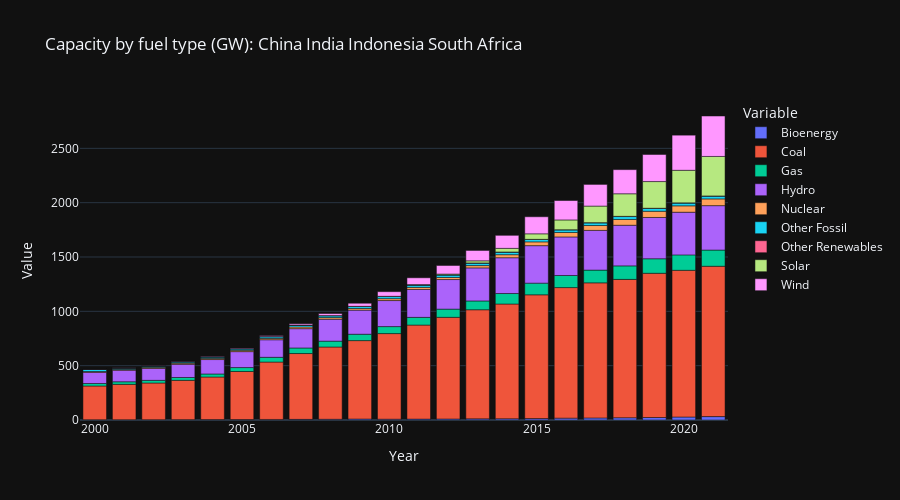
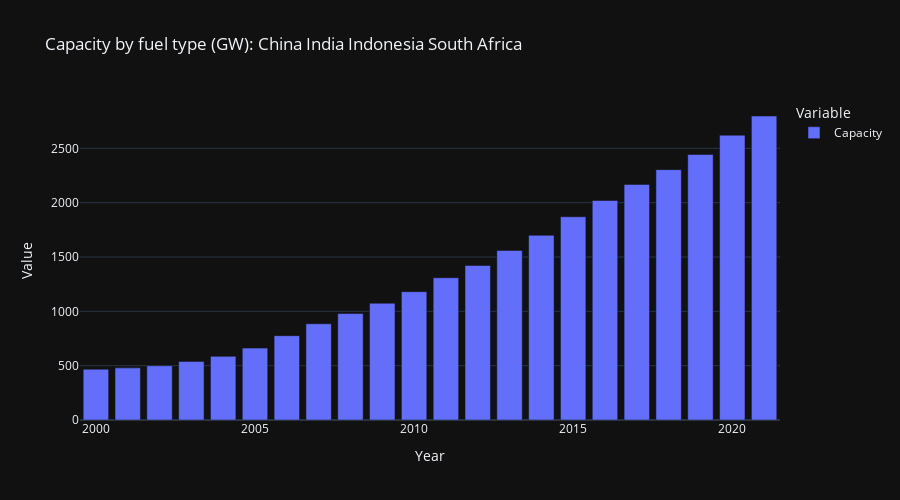
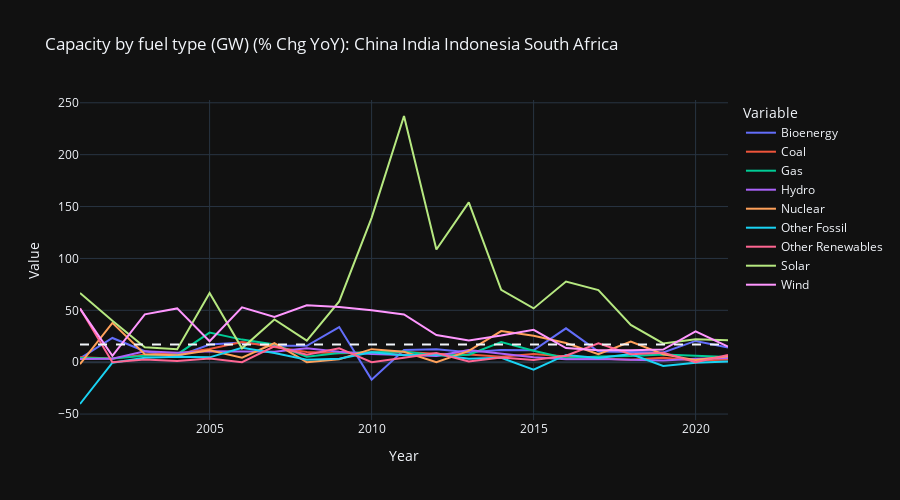
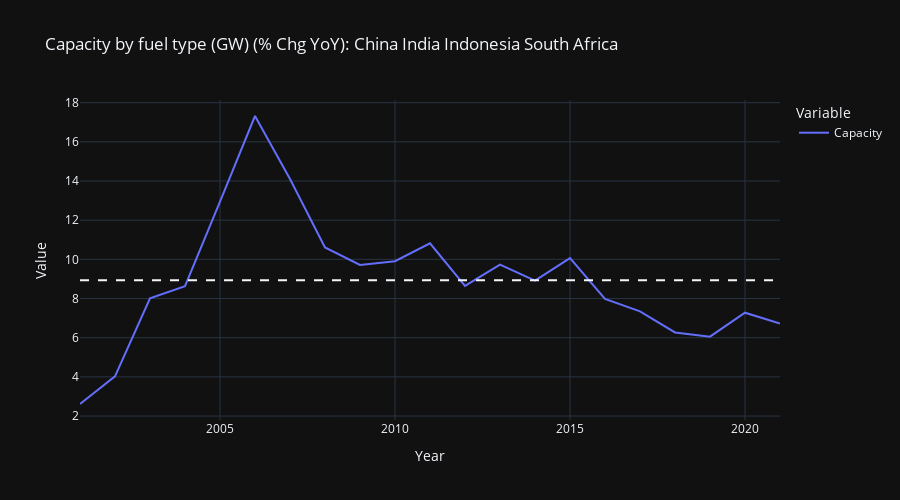

Source (notebook cell) for these figures, in order:
### Code cell
import pandas as pd
import numpy as np # need it to create a logarithmic scale for the geographic map
import plotly_express as px

geo_list = ['China', 'India', 'Indonesia', 'South Africa'] # select cuntries or regions (e.g. 'Europe' and/or 'World') for which to see the data for
data_fields = [
    ['Capacity', 'Fuel', 'GW', 'Capacity by fuel type (GW)'],
    ['Electricity generation', 'Fuel', 'TWh', 'Power generation by fuel type (TWh)'],
    ['Electricity imports', 'Electricity imports', 'TWh', 'Net power imports (TWh)'],
    ['Electricity demand', 'Demand', 'TWh', 'Power demand (TWh)']
    ] # creates list of lists. Each list represents a specific data fueld and its description

def bar_chart_data_func(df, data_fields): # formats and aggregates yearly (i.e. time series) data for selected countries/regions. Returns result as a DataFrame
    df = df[(df['Category']==data_fields[0]) & (df['Subcategory']==data_fields[1]) & (df['Unit']==data_fields[2]) & (df['Area'].isin(geo_list))] # filter rows where values under 'Category' column equal first value in 'data_fields' list (e.g. 'Capacity'), where values under 'Subcategory' column equal second value in 'data_fields' list  (e.g. 'Fuel'), where values under 'Unit' column equal third value in 'data_fields' list  and where 'Area' matches a list of countries provided in 'geo_list' variable
    df = df.groupby(['Variable', 'Year'], group_keys=True, as_index=False)[['Value']].sum() # group fuel types 'Variables' and show it as total sum for selected countries in the 'geo_list'
    return df

def agg_bar_chart_data_func(df, data_fields): # aggregates yearly (i.e. time series) data by fuel type (e.g. Capacity for Wind+Solar+Nuclear) into single value (e.g. total capacity) and returns result as a DataFrame
    df = df.groupby('Year', as_index=False).sum() # aggregates data by fuel type into single value. In the process, removes 'Variable' column
    df['Variable'] = data_fields[0] # adds back 'Variable' column
    return df

def pct_chg_data_func(df): # calculates yearly (i.e. time series) % YoY change time series values based on data calculated using 'bar_chart_data_func()' function and returns result as a DataFrame
    df = df.pivot(index='Year', columns='Variable', values='Value') # moves 'Variable' names to individual columns
    df = df.pct_change()*100 # calculates yearly percentage change
    df = df[1:].reset_index() # removes first row with NaN values and moves 'Year' variable from being index to an individual 'Year' column
    df = df.melt(id_vars=['Year'], value_vars=list(df.columns)[1:], var_name='Variable', value_name='Value') # moves 'Variable' names back to a single column
    return df

def geo_map_data_func(df, data_fields): # formats and aggregates data for all countries for the most current year (i.e. snapshot). Returns result as a DataFrame, to be used later to plot on a geographic map.
    # save ISO3 country codes per country in a DataFrame. ISO3 codes will be used later to create geographical map chart
    df.dropna(subset=['Country code'], inplace=True) # delete all blan (i.e. NaN) entries from 'Country code' column.
    country_names  = list(df['Area'].unique()) # assign unique country names to country_names list
    country_codes = list(df['Country code'].unique()) # assign unique ISO3 country codes to country_codes list
    df_ISO_codes = pd.DataFrame({'Area': country_names, 'Country code': country_codes}) # create 'df_ISO_codes' DataFrame to host country names and their ISO3 codes
    # formats and aggregates data
    df = df[(df['Category']==data_fields[0]) & (df['Subcategory']==data_fields[1]) & (df['Unit']==data_fields[2])] # filter rows where values under 'Category' column equal first value in 'data_fields' list (e.g. 'Capacity'), where values under 'Subcategory' column equal second value in 'data_fields' list  (e.g. 'Fuel'), where values under 'Unit' column equal third value in 'data_fields' list. Downloads data for all countries (but not regions) under the 'Area' column and not just the countries provided in 'geo_list' variable
    df = df.groupby(['Area', 'Year'], group_keys=True, as_index=False)[['Value']].sum() # group total yearly values per country in 'Area' column and show it as total sum for selected countries in the 'geo_list'
    df = pd.merge(df, df_ISO_codes, on ='Area', how ='left').dropna() # add 'ISO3 Code' column to 'df' DataFrame. This will be used later to create a geographic map chart. Also, uses 'dropna()' function to remove NaN values to prevent geographic chart from showing wrong colours due to NaN values.
    df = df.sort_values('Year').groupby('Area').tail(1) # filter to show the latest (by 'Year' column) value per country
    df = df.sort_values('Value') # sort by values
    return df

def geo_bar_chart_data_func(df, geo_list): # formats and aggregates data for selected countries for the most recent year (i.e. snapshot). Returns result as a DataFrame, to be used later to plot on a bar chart.
    df = df[df['Area'].isin(geo_list)]
    return df

def bar_chart_func(df, data_fields, geo_list): # creates yearly (i.e. time series) aggregated bar chart for actual data for countries/regions selected in 'geo_list' variable.
    fig = px.bar(df, 
        x=df['Year'],
        y=df['Value'],
        color=df['Variable'],
        height=500, 
        width=900,
        title=data_fields[3] + ': ' + ' '.join(geo_list),
        # barmode = 'group',
        template='plotly_dark'
        )  # charts the data
    fig.show() # chart aggregated data for selected countries/regions

def pct_chg_line_chart_func(df, data_fields, geo_list): # creates yearly (i.e. time series) bar chart for % YoY change data for countries/regions selected in 'geo_list' variable
    fig = px.line(df, 
        x=df['Year'],
        y=df['Value'],
        color=df['Variable'],
        height=500, 
        width=900,
        title=data_fields[3] + ' (% Chg YoY): ' + ' '.join(geo_list),
        # barmode = 'group',
        template='plotly_dark'
        )  # charts the data
    fig.add_hline(y=df['Value'].describe()[1], line_dash="dash") # adds a vertical average dash line to the chart
    fig.show() # chart aggregated data for selected countries

def geo_map_func(df, data_fields): # creates a geographic map chart for actual data for all countries for the most recent year (i.e. snapshot)
    map_fig = px.choropleth(df, # TODO replace this with 'map_fig = px.choropleth_mapbox(...)' and apply "mapbox_style='carto-positron'" property in order to display country names on a map
                            locations='Country code',
                            projection='orthographic',
                            color=np.log10(df['Value']), # BUG for net imports, sometimes shows in tooltip values for 'Value' field but 'null' for 'color' field.
                            height=500, 
                            width=900,
                            title=data_fields[3] + ': All countries',
                            color_continuous_scale=['green', 'white', 'red'],
                            #color_continuous_scale=px.colors.sequential.Viridis,
                            #color_continuous_scale='Bluered_r',
                            hover_name='Area',
                            hover_data=['Area', 'Value']
    )
    map_fig.show() # plots data for selected countries on a map

def geo_bar_chart_func(df, data_fields, geo_list): # creates bar chart for actual data for countries/regions selected in 'geo_list' variable for the most recent year (i.e. snapshot)
    fig = px.bar(df, 
        x=df['Area'],
        y=df['Value'],
        #color=df['Variable'],
        height=500, 
        width=900,
        title=data_fields[3] + ': ' + ' '.join(geo_list),
        # barmode = 'group',
        template='plotly_dark'
        )  # charts the data
    fig.show() # chart aggregated data for selected countries/regions



df = pd.read_csv('yearly_full_release_long_format-1.csv') # copy content of csv file downloaded from 'https://ember-climate.org/app/uploads/2022/07/yearly_full_release_long_format-1.csv' to 'df' DataFrame
df.drop(['Ember region','EU', 'OECD', 'G20', 'G7', 'YoY absolute change', 'YoY % change'], axis=1, inplace=True) # remove unwanted columns

# run functions

for x in range(len(data_fields)): # loops through list of lists in 'data_fields' column to format and chart the data for each of those lists
    bar_chart_data = bar_chart_data_func(df, data_fields[x]) # function to format and aggregate yearly (i.e. time series) data for selected countries/regions. Then, this function returns result as a DataFrame
    bar_chart = bar_chart_func(bar_chart_data, data_fields[x], geo_list) # function to create a bar chart for yearly (i.e. time series) actual data for countries/regions selected in 'geo_list' variable
    if data_fields[x][1] == 'Fuel': # this condition helps avoid creating duplicate charts for data fields where there is no breakdown by fuel type (e.g. 'Electricity demand' and 'Electricity imports')
        agg_bar_chart_data = agg_bar_chart_data_func(bar_chart_data, data_fields[x]) # function to aggregate yearly (i.e. time series) data by fuel type (e.g. Capacity for Wind+Solar+Nuclear) into single value (e.g. total capacity) and returns result as a DataFrame
        agg_bar_chart = bar_chart_func(agg_bar_chart_data, data_fields[x], geo_list) # function to create a bar chart for aggregated yearly (i.e. time series) actual data for countries/regions selected in 'geo_list' variable
    pct_chg_data = pct_chg_data_func(bar_chart_data) # function to calculate yearly (i.e. time series) % YoY change values based on data calculated previously using 'bar_chart_data_func()' function. Then, this function returns result as a DataFrame
    pct_chg_chart = pct_chg_line_chart_func(pct_chg_data, data_fields[x], geo_list) # function to create a bar chart for yearly (i.e. time series) % YoY change data for countries/regions selected in 'geo_list' variable
    if data_fields[x][1] == 'Fuel': # this condition helps avoid creating duplicate charts for data fields where there is no breakdown by fuel type (e.g. 'Electricity demand' and 'Electricity imports')
        agg_pct_chg_data = pct_chg_data_func(agg_bar_chart_data) # function to calculate yearly (i.e. time series) % YoY change values based on data calculated previously using 'bar_chart_data_func()' function. Then, this function returns result as a DataFrame
        agg_pct_chg_chart = pct_chg_line_chart_func(agg_pct_chg_data, data_fields[x], geo_list) # function to create a bar chart for yearly (i.e. time series) % YoY change data for countries/regions selected in 'geo_list' variable
    geo_map_data = geo_map_data_func(df, data_fields[x]) # function to format and aggregate data for all countries for the most current year (i.e. snapshot). Returns result as a DataFrame, to be used later to plot on a geographic map.
    geo_map = geo_map_func(geo_map_data, data_fields[x]) # function to create a geographic map chart for actual data for all countries for the most recent year (i.e. snapshot)
    geo_bar_chart_data = geo_bar_chart_data_func(geo_map_data, geo_list) # function to format and aggregate data for selected countries for the most recent year (i.e. snapshot). Returns result as a DataFrame, to be used later to plot on a bar chart.
    geo_bar_chart = geo_bar_chart_func(geo_bar_chart_data, data_fields[x], geo_list) # function to create a bar chart for actual data for countries/regions selected in 'geo_list' variable for the most recent year (i.e. snapshot)

### Figure 1 — Plotly figure (JSON) as saved in the notebook; plotly's stock layout.template omitted (floating-point values rounded to 4 significant figures)
{"data": [{"alignmentgroup": "True", "hovertemplate": "Variable=Bioenergy<br>Year=%{x}<br>Value=%{y}<extra></extra>", "legendgroup": "Bioenergy", "marker": {"color": "#636efa", "pattern": {"shape": ""}}, "name": "Bioenergy", "offsetgroup": "Bioenergy", "orientation": "v", "showlegend": true, "textposition": "auto", "type": "bar", "x": [2000, 2001, 2002, 2003, 2004, 2005, 2006, 2007, 2008, 2009, 2010, 2011, 2012, 2013, 2014, 2015, 2016, 2017, 2018, 2019, 2020, 2021], "xaxis": "x", "y": [2.44, 2.53, 3.12, 3.45, 3.64, 4.26, 5.07, 5.87, 6.8, 9.1, 7.57, 8.46, 9.51, 10.41, 11.63, 12.96, 17.19, 18.96, 20.77, 22.73, 27.39, 31.26], "yaxis": "y"}, {"alignmentgroup": "True", "hovertemplate": "Variable=Coal<br>Year=%{x}<br>Value=%{y}<extra></extra>", "legendgroup": "Coal", "marker": {"color": "#EF553B", "pattern": {"shape": ""}}, "name": "Coal", "offsetgroup": "Coal", "orientation": "v", "showlegend": true, "textposition": "auto", "type": "bar", "x": [2000, 2001, 2002, 2003, 2004, 2005, 2006, 2007, 2008, 2009, 2010, 2011, 2012, 2013, 2014, 2015, 2016, 2017, 2018, 2019, 2020, 2021], "xaxis": "x", "y": [310.6, 325.7, 337.4, 361.8, 392.1, 442.3, 528.2, 605.8, 665.1, 721.6, 787.8, 865.2, 935.4, 1004.0, 1056.0, 1139.0, 1201.0, 1243.0, 1273.0, 1328.0, 1350.0, 1384.0], "yaxis": "y"}, {"alignmentgroup": "True", "hovertemplate": "Variable=Gas<br>Year=%{x}<br>Value=%{y}<extra></extra>", "legendgroup": "Gas", "marker": {"color": "#00cc96", "pattern": {"shape": ""}}, "name": "Gas", "offsetgroup": "Gas", "orientation": "v", "showlegend": true, "textposition": "auto", "type": "bar", "x": [2000, 2001, 2002, 2003, 2004, 2005, 2006, 2007, 2008, 2009, 2010, 2011, 2012, 2013, 2014, 2015, 2016, 2017, 2018, 2019, 2020, 2021], "xaxis": "x", "y": [22.73, 23.66, 24.51, 26.01, 27.96, 35.93, 43.75, 51.23, 53.94, 58.73, 64.38, 70.96, 75.48, 80.97, 96.65, 107.3, 111.3, 117.4, 124.3, 133.5, 141.9, 149.0], "yaxis": "y"}, {"alignmentgroup": "True", "hovertemplate": "Variable=Hydro<br>Year=%{x}<br>Value=%{y}<extra></extra>", "legendgroup": "Hydro", "marker": {"color": "#ab63fa", "pattern": {"shape": ""}}, "name": "Hydro", "offsetgroup": "Hydro", "orientation": "v", "showlegend": true, "textposition": "auto", "type": "bar", "x": [2000, 2001, 2002, 2003, 2004, 2005, 2006, 2007, 2008, 2009, 2010, 2011, 2012, 2013, 2014, 2015, 2016, 2017, 2018, 2019, 2020, 2021], "xaxis": "x", "y": [103.3, 106.5, 110, 121.6, 132.8, 146.9, 161.6, 177.7, 201.5, 221.8, 239.5, 256.9, 272.3, 304.2, 329.3, 344.9, 354.6, 365.6, 374.1, 380.0, 392.8, 408.7], "yaxis": "y"}, {"alignmentgroup": "True", "hovertemplate": "Variable=Nuclear<br>Year=%{x}<br>Value=%{y}<extra></extra>", "legendgroup": "Nuclear", "marker": {"color": "#FFA15A", "pattern": {"shape": ""}}, "name": "Nuclear", "offsetgroup": "Nuclear", "orientation": "v", "showlegend": true, "textposition": "auto", "type": "bar", "x": [2000, 2001, 2002, 2003, 2004, 2005, 2006, 2007, 2008, 2009, 2010, 2011, 2012, 2013, 2014, 2015, 2016, 2017, 2018, 2019, 2020, 2021], "xaxis": "x", "y": [7.08, 6.94, 9.57, 10.3, 11, 12.26, 12.8, 15.14, 15.14, 15.58, 17.54, 19.29, 19.29, 21.38, 27.8, 34.89, 41.36, 44.54, 53.38, 57.46, 58.61, 61.98], "yaxis": "y"}, {"alignmentgroup": "True", "hovertemplate": "Variable=Other Fossil<br>Year=%{x}<br>Value=%{y}<extra></extra>", "legendgroup": "Other Fossil", "marker": {"color": "#19d3f3", "pattern": {"shape": ""}}, "name": "Other Fossil", "offsetgroup": "Other Fossil", "orientation": "v", "showlegend": true, "textposition": "auto", "type": "bar", "x": [2000, 2001, 2002, 2003, 2004, 2005, 2006, 2007, 2008, 2009, 2010, 2011, 2012, 2013, 2014, 2015, 2016, 2017, 2018, 2019, 2020, 2021], "xaxis": "x", "y": [19.68, 11.75, 11.69, 12.2, 12.84, 13.44, 15.31, 16.66, 17.07, 17.62, 19.29, 20.57, 22.09, 22.83, 23.79, 22.08, 23.63, 24.61, 26.52, 25.54, 25.38, 25.54], "yaxis": "y"}, {"alignmentgroup": "True", "hovertemplate": "Variable=Other Renewables<br>Year=%{x}<br>Value=%{y}<extra></extra>", "legendgroup": "Other Renewables", "marker": {"color": "#FF6692", "pattern": {"shape": ""}}, "name": "Other Renewables", "offsetgroup": "Other Renewables", "orientation": "v", "showlegend": true, "textposition": "auto", "type": "bar", "x": [2000, 2001, 2002, 2003, 2004, 2005, 2006, 2007, 2008, 2009, 2010, 2011, 2012, 2013, 2014, 2015, 2016, 2017, 2018, 2019, 2020, 2021], "xaxis": "x", "y": [0.52, 0.79, 0.79, 0.81, 0.82, 0.85, 0.85, 0.98, 1.05, 1.19, 1.19, 1.24, 1.35, 1.36, 1.42, 1.45, 1.54, 1.82, 1.96, 2.14, 2.14, 2.29], "yaxis": "y"}, {"alignmentgroup": "True", "hovertemplate": "Variable=Solar<br>Year=%{x}<br>Value=%{y}<extra></extra>", "legendgroup": "Solar", "marker": {"color": "#B6E880", "pattern": {"shape": ""}}, "name": "Solar", "offsetgroup": "Solar", "orientation": "v", "showlegend": true, "textposition": "auto", "type": "bar", "x": [2000, 2001, 2002, 2003, 2004, 2005, 2006, 2007, 2008, 2009, 2010, 2011, 2012, 2013, 2014, 2015, 2016, 2017, 2018, 2019, 2020, 2021], "xaxis": "x", "y": [0.03, 0.05, 0.07, 0.08, 0.09, 0.15, 0.17, 0.24, 0.29, 0.46, 1.1, 3.71, 7.74, 19.66, 33.37, 50.67, 90.06, 152.6, 207.6, 245.2, 299.5, 363.1], "yaxis": "y"}, {"alignmentgroup": "True", "hovertemplate": "Variable=Wind<br>Year=%{x}<br>Value=%{y}<extra></extra>", "legendgroup": "Wind", "marker": {"color": "#FF97FF", "pattern": {"shape": ""}}, "name": "Wind", "offsetgroup": "Wind", "orientation": "v", "showlegend": true, "textposition": "auto", "type": "bar", "x": [2000, 2001, 2002, 2003, 2004, 2005, 2006, 2007, 2008, 2009, 2010, 2011, 2012, 2013, 2014, 2015, 2016, 2017, 2018, 2019, 2020, 2021], "xaxis": "x", "y": [1.28, 1.94, 2.06, 3.01, 4.57, 5.49, 8.39, 12.04, 18.64, 28.54, 42.82, 62.54, 78.91, 95.41, 119.9, 157.2, 178.7, 199.3, 222.2, 249.3, 323.3, 372.2], "yaxis": "y"}], "layout": {"barmode": "relative", "height": 500, "legend": {"title": {"text": "Variable"}, "tracegroupgap": 0}, "title": {"text": "Capacity by fuel type (GW): China India Indonesia South Africa"}, "width": 900, "xaxis": {"anchor": "y", "domain": [0, 1], "title": {"text": "Year"}}, "yaxis": {"anchor": "x", "domain": [0, 1], "title": {"text": "Value"}}}}

### Figure 2 — Plotly figure (JSON) as saved in the notebook; plotly's stock layout.template omitted (floating-point values rounded to 4 significant figures)
{"data": [{"alignmentgroup": "True", "hovertemplate": "Variable=Capacity<br>Year=%{x}<br>Value=%{y}<extra></extra>", "legendgroup": "Capacity", "marker": {"color": "#636efa", "pattern": {"shape": ""}}, "name": "Capacity", "offsetgroup": "Capacity", "orientation": "v", "showlegend": true, "textposition": "auto", "type": "bar", "x": [2000, 2001, 2002, 2003, 2004, 2005, 2006, 2007, 2008, 2009, 2010, 2011, 2012, 2013, 2014, 2015, 2016, 2017, 2018, 2019, 2020, 2021], "xaxis": "x", "y": [467.6, 479.9, 499.2, 539.2, 585.7, 661.6, 776.1, 885.6, 979.5, 1075.0, 1181.0, 1309.0, 1422.0, 1560.0, 1700.0, 1871.0, 2020.0, 2168.0, 2304.0, 2444.0, 2621.0, 2798.0], "yaxis": "y"}], "layout": {"barmode": "relative", "height": 500, "legend": {"title": {"text": "Variable"}, "tracegroupgap": 0}, "title": {"text": "Capacity by fuel type (GW): China India Indonesia South Africa"}, "width": 900, "xaxis": {"anchor": "y", "domain": [0, 1], "title": {"text": "Year"}}, "yaxis": {"anchor": "x", "domain": [0, 1], "title": {"text": "Value"}}}}

### Figure 3 — Plotly figure (JSON) as saved in the notebook; plotly's stock layout.template omitted (floating-point values rounded to 4 significant figures)
{"data": [{"hovertemplate": "Variable=Bioenergy<br>Year=%{x}<br>Value=%{y}<extra></extra>", "legendgroup": "Bioenergy", "line": {"color": "#636efa", "dash": "solid"}, "marker": {"symbol": "circle"}, "mode": "lines", "name": "Bioenergy", "orientation": "v", "showlegend": true, "type": "scatter", "x": [2001, 2002, 2003, 2004, 2005, 2006, 2007, 2008, 2009, 2010, 2011, 2012, 2013, 2014, 2015, 2016, 2017, 2018, 2019, 2020, 2021], "xaxis": "x", "y": [3.689, 23.32, 10.58, 5.507, 17.03, 19.01, 15.78, 15.84, 33.82, -16.81, 11.76, 12.41, 9.464, 11.72, 11.44, 32.64, 10.3, 9.546, 9.437, 20.5, 14.13], "yaxis": "y"}, {"hovertemplate": "Variable=Coal<br>Year=%{x}<br>Value=%{y}<extra></extra>", "legendgroup": "Coal", "line": {"color": "#EF553B", "dash": "solid"}, "marker": {"symbol": "circle"}, "mode": "lines", "name": "Coal", "orientation": "v", "showlegend": true, "type": "scatter", "x": [2001, 2002, 2003, 2004, 2005, 2006, 2007, 2008, 2009, 2010, 2011, 2012, 2013, 2014, 2015, 2016, 2017, 2018, 2019, 2020, 2021], "xaxis": "x", "y": [4.849, 3.602, 7.223, 8.373, 12.82, 19.43, 14.67, 9.799, 8.499, 9.16, 9.831, 8.117, 7.351, 5.134, 7.903, 5.465, 3.489, 2.407, 4.272, 1.705, 2.479], "yaxis": "y"}, {"hovertemplate": "Variable=Gas<br>Year=%{x}<br>Value=%{y}<extra></extra>", "legendgroup": "Gas", "line": {"color": "#00cc96", "dash": "solid"}, "marker": {"symbol": "circle"}, "mode": "lines", "name": "Gas", "orientation": "v", "showlegend": true, "type": "scatter", "x": [2001, 2002, 2003, 2004, 2005, 2006, 2007, 2008, 2009, 2010, 2011, 2012, 2013, 2014, 2015, 2016, 2017, 2018, 2019, 2020, 2021], "xaxis": "x", "y": [4.092, 3.593, 6.12, 7.497, 28.51, 21.76, 17.1, 5.29, 8.88, 9.62, 10.22, 6.37, 7.273, 19.37, 11.04, 3.736, 5.416, 5.93, 7.384, 6.27, 5.019], "yaxis": "y"}, {"hovertemplate": "Variable=Hydro<br>Year=%{x}<br>Value=%{y}<extra></extra>", "legendgroup": "Hydro", "line": {"color": "#ab63fa", "dash": "solid"}, "marker": {"symbol": "circle"}, "mode": "lines", "name": "Hydro", "orientation": "v", "showlegend": true, "type": "scatter", "x": [2001, 2002, 2003, 2004, 2005, 2006, 2007, 2008, 2009, 2010, 2011, 2012, 2013, 2014, 2015, 2016, 2017, 2018, 2019, 2020, 2021], "xaxis": "x", "y": [3.166, 3.248, 10.54, 9.187, 10.63, 9.995, 9.991, 13.39, 10.08, 7.967, 7.287, 5.979, 11.73, 8.257, 4.722, 2.827, 3.085, 2.333, 1.566, 3.384, 4.03], "yaxis": "y"}, {"hovertemplate": "Variable=Nuclear<br>Year=%{x}<br>Value=%{y}<extra></extra>", "legendgroup": "Nuclear", "line": {"color": "#FFA15A", "dash": "solid"}, "marker": {"symbol": "circle"}, "mode": "lines", "name": "Nuclear", "orientation": "v", "showlegend": true, "type": "scatter", "x": [2001, 2002, 2003, 2004, 2005, 2006, 2007, 2008, 2009, 2010, 2011, 2012, 2013, 2014, 2015, 2016, 2017, 2018, 2019, 2020, 2021], "xaxis": "x", "y": [-1.977, 37.9, 7.628, 6.796, 11.45, 4.405, 18.28, 0, 2.906, 12.58, 9.977, 0, 10.83, 30.03, 25.5, 18.54, 7.689, 19.85, 7.643, 2.001, 5.75], "yaxis": "y"}, {"hovertemplate": "Variable=Other Fossil<br>Year=%{x}<br>Value=%{y}<extra></extra>", "legendgroup": "Other Fossil", "line": {"color": "#19d3f3", "dash": "solid"}, "marker": {"symbol": "circle"}, "mode": "lines", "name": "Other Fossil", "orientation": "v", "showlegend": true, "type": "scatter", "x": [2001, 2002, 2003, 2004, 2005, 2006, 2007, 2008, 2009, 2010, 2011, 2012, 2013, 2014, 2015, 2016, 2017, 2018, 2019, 2020, 2021], "xaxis": "x", "y": [-40.29, -0.5106, 4.363, 5.246, 4.673, 13.91, 8.818, 2.461, 3.222, 9.478, 6.636, 7.389, 3.35, 4.205, -7.188, 7.02, 4.147, 7.761, -3.695, -0.6265, 0.6304], "yaxis": "y"}, {"hovertemplate": "Variable=Other Renewables<br>Year=%{x}<br>Value=%{y}<extra></extra>", "legendgroup": "Other Renewables", "line": {"color": "#FF6692", "dash": "solid"}, "marker": {"symbol": "circle"}, "mode": "lines", "name": "Other Renewables", "orientation": "v", "showlegend": true, "type": "scatter", "x": [2001, 2002, 2003, 2004, 2005, 2006, 2007, 2008, 2009, 2010, 2011, 2012, 2013, 2014, 2015, 2016, 2017, 2018, 2019, 2020, 2021], "xaxis": "x", "y": [51.92, 0, 2.532, 1.235, 3.659, 0, 15.29, 7.143, 13.33, 0, 4.202, 8.871, 0.7407, 4.412, 2.113, 6.207, 18.18, 7.692, 9.184, 0, 7.009], "yaxis": "y"}, {"hovertemplate": "Variable=Solar<br>Year=%{x}<br>Value=%{y}<extra></extra>", "legendgroup": "Solar", "line": {"color": "#B6E880", "dash": "solid"}, "marker": {"symbol": "circle"}, "mode": "lines", "name": "Solar", "orientation": "v", "showlegend": true, "type": "scatter", "x": [2001, 2002, 2003, 2004, 2005, 2006, 2007, 2008, 2009, 2010, 2011, 2012, 2013, 2014, 2015, 2016, 2017, 2018, 2019, 2020, 2021], "xaxis": "x", "y": [66.67, 40.0, 14.29, 12.5, 66.67, 13.33, 41.18, 20.83, 58.62, 139.1, 237.3, 108.6, 154.0, 69.74, 51.84, 77.74, 69.48, 36.0, 18.14, 22.14, 21.22], "yaxis": "y"}, {"hovertemplate": "Variable=Wind<br>Year=%{x}<br>Value=%{y}<extra></extra>", "legendgroup": "Wind", "line": {"color": "#FF97FF", "dash": "solid"}, "marker": {"symbol": "circle"}, "mode": "lines", "name": "Wind", "orientation": "v", "showlegend": true, "type": "scatter", "x": [2001, 2002, 2003, 2004, 2005, 2006, 2007, 2008, 2009, 2010, 2011, 2012, 2013, 2014, 2015, 2016, 2017, 2018, 2019, 2020, 2021], "xaxis": "x", "y": [51.56, 6.186, 46.12, 51.83, 20.13, 52.82, 43.5, 54.82, 53.11, 50.04, 46.05, 26.18, 20.91, 25.63, 31.17, 13.66, 11.54, 11.47, 12.22, 29.68, 15.1], "yaxis": "y"}], "layout": {"height": 500, "legend": {"title": {"text": "Variable"}, "tracegroupgap": 0}, "shapes": [{"line": {"dash": "dash"}, "type": "line", "x0": 0, "x1": 1, "xref": "x domain", "y0": 17.13, "y1": 17.13, "yref": "y"}], "title": {"text": "Capacity by fuel type (GW) (% Chg YoY): China India Indonesia South Africa"}, "width": 900, "xaxis": {"anchor": "y", "domain": [0, 1], "title": {"text": "Year"}}, "yaxis": {"anchor": "x", "domain": [0, 1], "title": {"text": "Value"}}}}

### Figure 4 — Plotly figure (JSON) as saved in the notebook; plotly's stock layout.template omitted (floating-point values rounded to 4 significant figures)
{"data": [{"hovertemplate": "Variable=Capacity<br>Year=%{x}<br>Value=%{y}<extra></extra>", "legendgroup": "Capacity", "line": {"color": "#636efa", "dash": "solid"}, "marker": {"symbol": "circle"}, "mode": "lines", "name": "Capacity", "orientation": "v", "showlegend": true, "type": "scatter", "x": [2001, 2002, 2003, 2004, 2005, 2006, 2007, 2008, 2009, 2010, 2011, 2012, 2013, 2014, 2015, 2016, 2017, 2018, 2019, 2020, 2021], "xaxis": "x", "y": [2.615, 4.03, 8.015, 8.627, 12.95, 17.32, 14.1, 10.61, 9.712, 9.904, 10.82, 8.648, 9.729, 8.919, 10.06, 7.977, 7.342, 6.27, 6.053, 7.277, 6.727], "yaxis": "y"}], "layout": {"height": 500, "legend": {"title": {"text": "Variable"}, "tracegroupgap": 0}, "shapes": [{"line": {"dash": "dash"}, "type": "line", "x0": 0, "x1": 1, "xref": "x domain", "y0": 8.938, "y1": 8.938, "yref": "y"}], "title": {"text": "Capacity by fuel type (GW) (% Chg YoY): China India Indonesia South Africa"}, "width": 900, "xaxis": {"anchor": "y", "domain": [0, 1], "title": {"text": "Year"}}, "yaxis": {"anchor": "x", "domain": [0, 1], "title": {"text": "Value"}}}}
